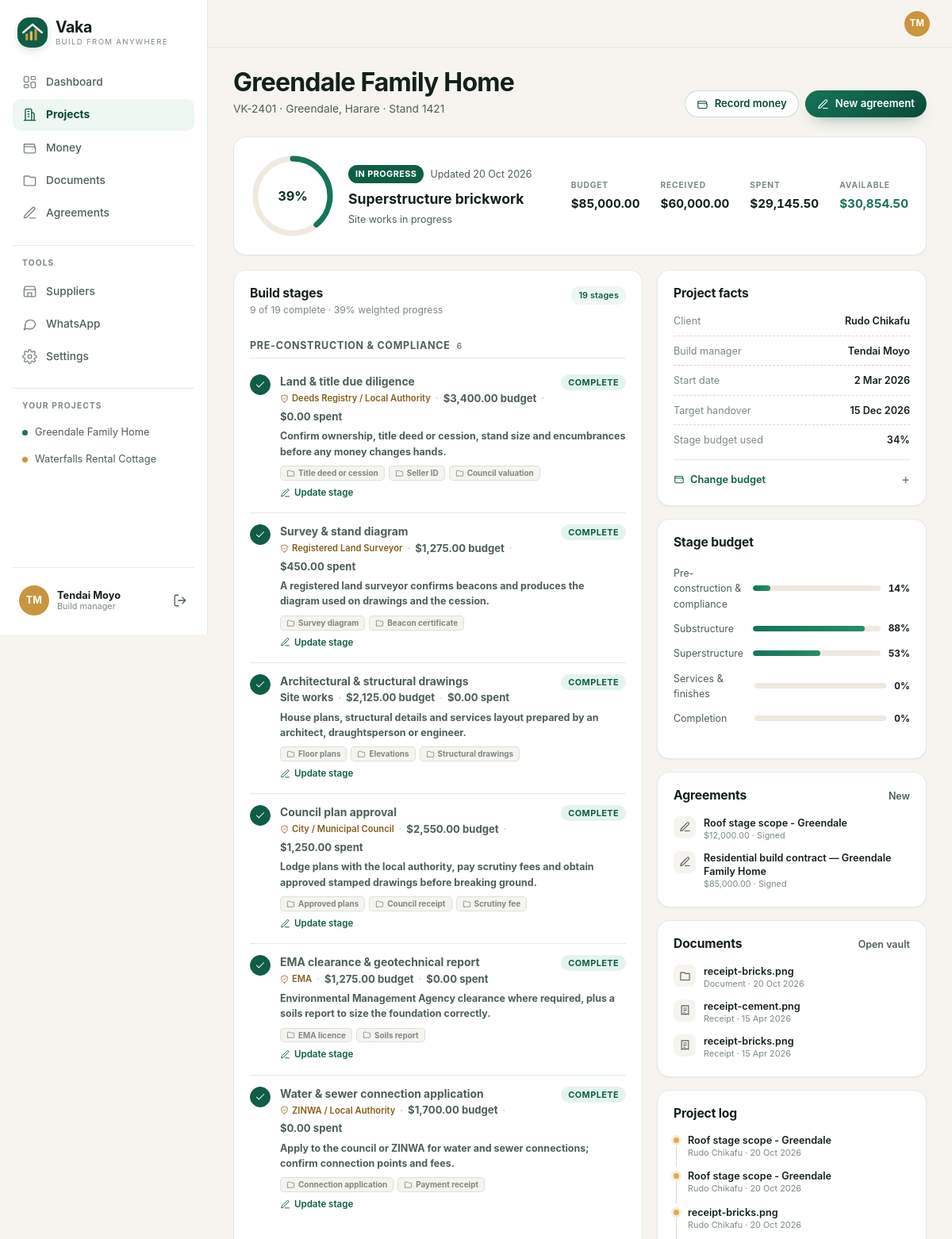
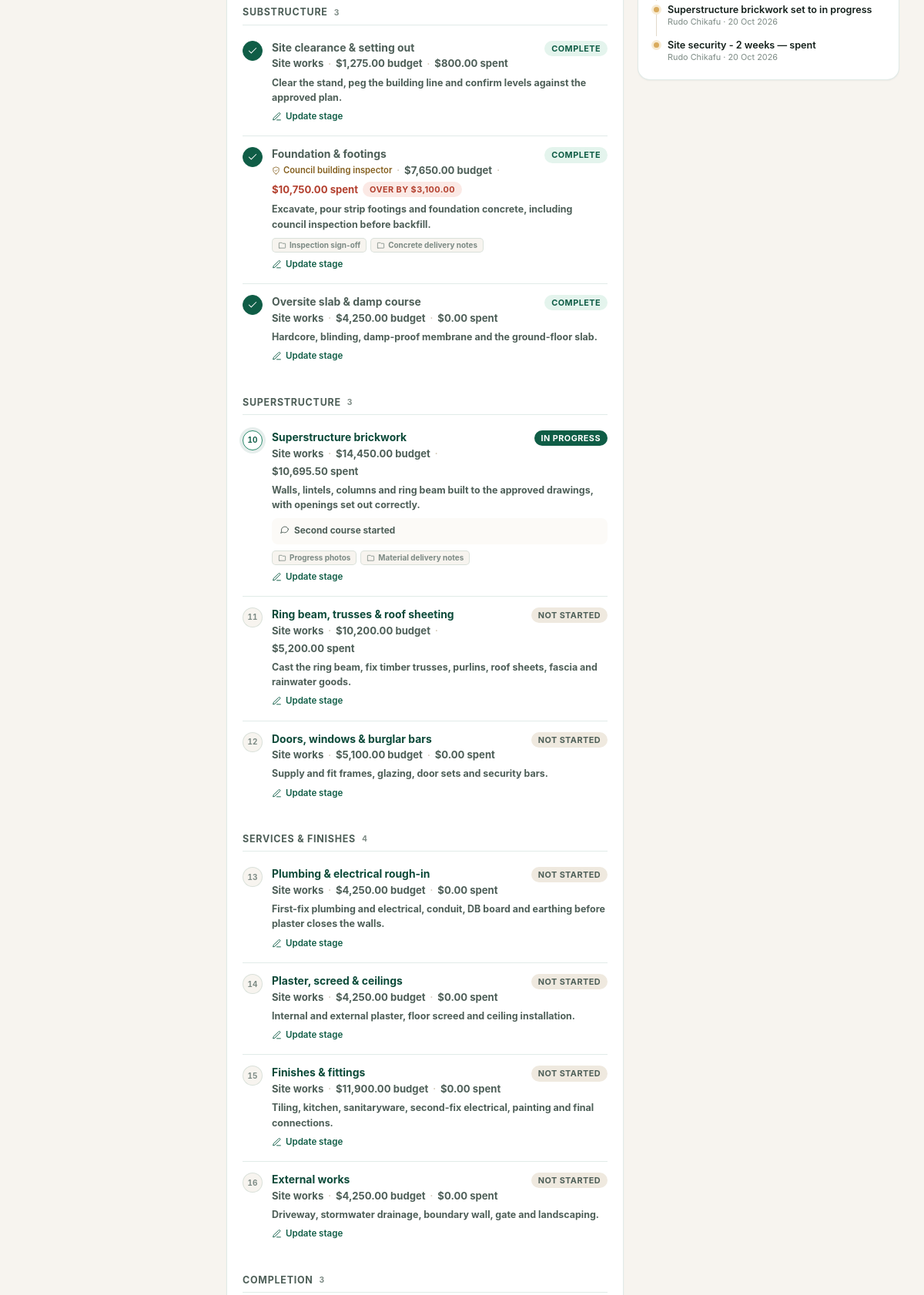
/app/projects/0f10000a15f7456db33e (signed in, upper part), run on the app's committed database (2 pictures, top to bottom).
### tables this page shows
CREATE TABLE projects (
  id TEXT PRIMARY KEY,
  code TEXT NOT NULL UNIQUE,
  name TEXT NOT NULL,
  description TEXT,
  owner_id TEXT NOT NULL REFERENCES users(id) ON DELETE CASCADE,
  manager_id TEXT REFERENCES users(id),
  city TEXT DEFAULT 'Harare',
  suburb TEXT,
  stand_number TEXT,
  status TEXT NOT NULL DEFAULT 'planning',
  budget_cents INTEGER NOT NULL DEFAULT 0,
  start_date TEXT,
  target_date TEXT,
  created_at TEXT NOT NULL,
  updated_at TEXT NOT NULL
);

CREATE TABLE users (
  id TEXT PRIMARY KEY,
  name TEXT NOT NULL,
  email TEXT NOT NULL UNIQUE,
  password_hash TEXT NOT NULL,
  role TEXT NOT NULL DEFAULT 'client',
  phone TEXT,
  country TEXT,
  avatar_color TEXT NOT NULL DEFAULT '#0F5D46',
  created_at TEXT NOT NULL
);

CREATE TABLE stages (
  id TEXT PRIMARY KEY,
  project_id TEXT NOT NULL REFERENCES projects(id) ON DELETE CASCADE,
  key TEXT NOT NULL,
  name TEXT NOT NULL,
  position INTEGER NOT NULL,
  status TEXT NOT NULL DEFAULT 'pending',
  budget_cents INTEGER NOT NULL DEFAULT 0,
  notes TEXT,
  started_at TEXT,
  completed_at TEXT,
  UNIQUE(project_id, key)
);

CREATE TABLE agreements (
  id TEXT PRIMARY KEY,
  project_id TEXT NOT NULL REFERENCES projects(id) ON DELETE CASCADE,
  type TEXT NOT NULL DEFAULT 'build_contract',
  title TEXT NOT NULL,
  contract_value_cents INTEGER NOT NULL DEFAULT 0,
  currency TEXT NOT NULL DEFAULT 'USD',
  scope TEXT NOT NULL,
  terms TEXT NOT NULL,
  payment_schedule TEXT NOT NULL DEFAULT '[]',
  client_name TEXT NOT NULL,
  client_signature TEXT,
  signed_at TEXT,
  status TEXT NOT NULL DEFAULT 'draft',
  created_by TEXT NOT NULL REFERENCES users(id),
  created_at TEXT NOT NULL
);

CREATE TABLE attachments (
  id TEXT PRIMARY KEY,
  project_id TEXT REFERENCES projects(id) ON DELETE CASCADE,
  transaction_id TEXT REFERENCES transactions(id) ON DELETE CASCADE,
  uploader_id TEXT NOT NULL REFERENCES users(id),
  kind TEXT NOT NULL DEFAULT 'receipt',
  filename TEXT NOT NULL,
  original_name TEXT NOT NULL,
  mime_type TEXT NOT NULL,
  size INTEGER NOT NULL,
  created_at TEXT NOT NULL
);

CREATE TABLE audit_events (
  id TEXT PRIMARY KEY,
  user_id TEXT REFERENCES users(id),
  project_id TEXT,
  action TEXT NOT NULL,
  detail TEXT,
  created_at TEXT NOT NULL
);

### routes_projects.py (the view)
@bp.get("/app/projects/<project_id>")
@login_required
def detail(project_id):
    project = require_project(project_id)
    stages = stage_rows(project_id)
    spend = stage_spend(project_id)
    totals = money_totals(project_id)
    current = next_stage(stages)
    groups = []
    for group in STAGE_GROUPS:
        items = []
        for stage in stages:
            definition = stage_by_key(stage["key"])
            if not definition or definition["group"] != group:
                continue
            spent = spend.get(stage["key"], 0)
            items.append(
                {
                    **stage,
                    "definition": definition,
                    "spent": spent,
                    "variance": stage["budget_cents"] - spent,
                    "over": spent > stage["budget_cents"] > 0,
                }
            )
        groups.append({"name": group, "stages": items})
    owner = query("SELECT * FROM users WHERE id = ?", (project["owner_id"],), one=True)
    manager = (
        query("SELECT * FROM users WHERE id = ?", (project["manager_id"],), one=True)
        if project["manager_id"]
        else None
    )
    agreements = query(
        "SELECT * FROM agreements WHERE project_id = ? ORDER BY created_at DESC", (project_id,)
    )
    attachments = query(
        "SELECT a.*, u.name AS uploader_name FROM attachments a LEFT JOIN users u ON u.id = a.uploader_id "
        "WHERE a.project_id = ? ORDER BY a.created_at DESC LIMIT 8",
        (project_id,),
    )
    return render_template(
        "app/project_detail.html",
        title=project["name"],
        active="projects",
        projects=accessible_projects(g.user),
        project=project,
        owner=owner,
        manager=manager,
        stages=stages,
        groups=groups,
        totals=totals,
        current=current,
        current_definition=stage_by_key(current["key"]) if current else None,
        transactions=recent_transactions(project_id, 5),
        agreements=agreements,
        attachments=attachments,
        activity=latest_activity(project_id, 5),
        completed_count=len([stage for stage in stages if stage["status"] == "complete"]),
        progress=project_progress(stages),
        spend=spend,
    )

### templates/app/project_detail.html (shortened to what this page needs)
{% extends "app/base.html" %}
{% block page_title %}{{ project.name }}{% endblock %}
{% block page_subtitle %}
  <p class="page-subtitle">
    {{ project.code }} · {% if project.suburb %}{{ project.suburb }}, {% endif %}{{ project.city }}
    {% if project.stand_number %} · {{ project.stand_number }}{% endif %}
  </p>
{% endblock %}
{% block page_actions %}
  <a class="btn btn-outline btn-sm" href="{{ url_for('money.index', project=project.id) }}#record">{{ icon('wallet', 15) }} Record money</a>
  <a class="btn btn-primary btn-sm" href="{{ url_for('agreements.new', project=project.id) }}">{{ icon('pen', 15) }} New agreement</a>
{% endblock %}
{% block content %}
<div class="project-hero">
  <div class="project-hero-main">
    {{ progress_ring(progress, 104) }}
    <div>
      <div class="project-hero-status">{{ badge(project.status) }}<span class="muted small">Updated {{ project.updated_at|date }}</span></div>
      <p class="project-hero-name">{{ current.name if current else 'All stages complete' }}</p>
      <p class="muted">
        {% if current_definition and current_definition.authority %}
          {{ icon('shield', 13) }} {{ current_definition.authority }}
        {% elif current %}
          Site works in progress
        {% else %}
          Ready for handover
        {% endif %}
      </p>
    </div>
  </div>
  <dl class="project-hero-stats">
    <div><dt>Budget</dt><dd>{{ project.budget_cents|money }}</dd></div>
    <div><dt>Received</dt><dd>{{ totals.funded|money }}</dd></div>
    <div><dt>Spent</dt><dd>{{ totals.spent|money }}</dd></div>
    <div><dt>Available</dt><dd class="{{ 'neg' if totals.balance < 0 else 'pos' }}">{{ totals.balance|money }}</dd></div>
  </dl>
</div>
<div class="detail-grid">
  <div class="detail-main">
    <div class="card">
      <div class="card-head">
        <div>
          <h2>Build stages</h2>
          <p class="card-sub">{{ completed_count }} of {{ stages|length }} complete · {{ progress }}% weighted progress</p>
        </div>
        <span class="badge badge-soft">{{ stages|length }} stages</span>
      </div>
      {% for group in groups %}
        <div class="stage-group">
          <div class="stage-group-head">
            <h3>{{ group.name }}</h3>
            <span class="stage-count">{{ group.stages|length }}</span>
          </div>
          {% for stage in group.stages %}
            <article class="stage-row {{ 'is-complete' if stage.status == 'complete' }} {{ 'is-current' if stage.status == 'in_progress' }} {{ 'is-blocked' if stage.status == 'blocked' }}" id="stage-{{ stage.key }}">
              <div class="stage-rail">
                <span class="stage-marker">
                  {% if stage.status == 'complete' %}{{ icon('check', 14) }}{% else %}{{ '%02d'|format(stage.position) }}{% endif %}
                </span>
              </div>
              <div class="stage-body">
                <div class="stage-row-head">
                  <div>
                    <p class="stage-title">{{ stage.name }}</p>
                    <p class="stage-meta">
                      {% if stage.definition.authority %}
                        <span class="authority-tag">{{ icon('shield', 11) }} {{ stage.definition.authority }}</span>
                      {% else %}
                        <span class="muted small">Site works</span>
                      {% endif %}
                      <span class="dot-sep">·</span>
                      <span class="muted small">{{ stage.budget_cents|money }} budget</span>
                      <span class="dot-sep">·</span>
                      <span class="{{ 'neg' if stage.over else 'muted' }} small">{{ stage.spent|money }} spent</span>
                      {% if stage.over %}
                        <span class="badge badge-danger">Over by {{ (stage.spent - stage.budget_cents)|money }}</span>
                      {% endif %}
                    </p>
                  </div>
                  {{ badge(stage.status) }}
                </div>
                <p class="stage-summary">{{ stage.definition.summary }}</p>
                {% if stage.notes %}
                  <p class="stage-note">{{ icon('message', 13) }} {{ stage.notes }}</p>
                {% endif %}
                {% if stage.definition.documents %}
                  <div class="doc-chips">
                    {% for doc in stage.definition.documents %}
                      <span class="doc-chip">{{ icon('folder', 11) }} {{ doc }}</span>
                    {% endfor %}
                  </div>
                {% endif %}
                <details class="stage-edit">
                  <summary>{{ icon('pen', 13) }} Update stage</summary>
                </details>
              </div>
            </article>
          {% endfor %}
        </div>
      {% endfor %}
    </div>
  </div>
  <aside class="detail-side">
    <div class="card">
      <div class="card-head"><h2>Project facts</h2></div>
      <dl class="fact-list">
        <div><dt>Client</dt><dd>{{ owner.name if owner else '—' }}</dd></div>
        <div><dt>Build manager</dt><dd>{{ manager.name if manager else 'Not assigned' }}</dd></div>
        <div><dt>Start date</dt><dd>{{ project.start_date|date if project.start_date else '—' }}</dd></div>
        <div><dt>Target handover</dt><dd>{{ project.target_date|date if project.target_date else '—' }}</dd></div>
        <div><dt>Stage budget used</dt><dd>{{ ((totals.spent / project.budget_cents) * 100)|round|int if project.budget_cents else 0 }}%</dd></div>
      </dl>
      <details class="card-details">
        <summary>{{ icon('wallet', 14) }} Change budget</summary>
      </details>
    </div>
    <div class="card">
      <div class="card-head"><h2>Stage budget</h2></div>
      <div class="panel-bars">
        {% for group in groups %}
          {% set group_budget = group.stages|sum(attribute='budget_cents') %}
          {% set group_spent = group.stages|sum(attribute='spent') %}
          <div class="bar-row">
            <span>{{ group.name }}</span>
            <div class="bar-track">
              <span class="bar-fill {{ 'is-warn' if group_spent > group_budget and group_budget else '' }}" style="width:{{ (((group_spent / group_budget) * 100)|round|int) if group_budget else 0 }}%"></span>
            </div>
            <strong>{{ (((group_spent / group_budget) * 100)|round|int) if group_budget else 0 }}%</strong>
          </div>
        {% endfor %}
      </div>
    </div>
    <div class="card">
      <div class="card-head">
        <h2>Agreements</h2>
        <a class="link-quiet" href="{{ url_for('agreements.new', project=project.id) }}">New</a>
      </div>
      {% if agreements %}
        <ul class="mini-list">
          {% for agreement in agreements %}
            <li>
              <span class="mini-icon">{{ icon('pen', 15) }}</span>
              <div>
                <p class="mini-title"><a href="{{ url_for('agreements.detail', agreement_id=agreement.id) }}">{{ agreement.title }}</a></p>
                <p class="mini-meta">{{ agreement.contract_value_cents|money }} · {{ agreement.status|replace('_', ' ')|title }}</p>
              </div>
            </li>
          {% endfor %}
        </ul>
      {% else %}
        <p class="muted small">No agreement yet. Build one before work starts.</p>
      {% endif %}
    </div>
    <div class="card">
      <div class="card-head">
        <h2>Documents</h2>
        <a class="link-quiet" href="{{ url_for('documents.index', project=project.id) }}">Open vault</a>
      </div>
      {% if attachments %}
        <ul class="mini-list">
          {% for file in attachments[:5] %}
            <li>
              <span class="mini-icon">{{ icon('receipt' if file.kind == 'receipt' else 'folder', 15) }}</span>
              <div>
                <p class="mini-title"><a href="{{ url_for('documents.serve', attachment_id=file.id) }}" target="_blank" rel="noopener">{{ file.original_name }}</a></p>
                <p class="mini-meta">{{ file.kind|title }} · {{ file.created_at|date }}</p>
              </div>
            </li>
          {% endfor %}
        </ul>
      {% else %}
        <p class="muted small">Approved plans, receipts and photos will appear here.</p>
      {% endif %}
    </div>
    {% if activity %}
      <div class="card">
        <div class="card-head"><h2>Project log</h2></div>
        <ul class="timeline">
          {% for event in activity %}
            <li>
              <span class="timeline-dot"></span>
              <div>
                <p class="mini-title">{{ event.detail }}</p>
                <p class="mini-meta">{{ event.user_name or 'System' }} · {{ event.created_at|date }}</p>
              </div>
            </li>
          {% endfor %}
        </ul>
      </div>
    {% endif %}
  </aside>
</div>
{% endblock %}

### templates/app/base.html (shortened to what this page needs)
{% extends "base.html" %}
{% block body_class %}app{% endblock %}
{% block chrome %}
<div class="shell">
  {% include "partials/sidebar.html" %}
  <div class="shell-main">
    <header class="topbar">
      <a class="avatar avatar-sm" href="{{ url_for('settings.index') }}" style="background:{{ user.avatar_color }}" aria-label="Your profile">
        {{ user.name|initials }}
      </a>
    </header>
    <main class="content" id="main">
      <div class="page-head">
        <div>
          <h1 class="page-title">{% block page_title %}{{ title }}{% endblock %}</h1>
          {% block page_subtitle %}{% endblock %}
        </div>
        <div class="page-actions">{% block page_actions %}{% endblock %}</div>
      </div>
      {% block content %}{% endblock %}
    </main>
  </div>
</div>
{% endblock %}

### templates/partials/sidebar.html (shortened to what this page needs)
<aside class="sidebar" id="sidebar" aria-label="Workspace">
  <div class="sidebar-top">
    {{ brand('/app') }}
  </div>
  <nav class="sidebar-nav">
    {% for item in nav_items[:5] %}
      <a class="nav-link {% if active == item.key %}is-active{% endif %}" href="{{ item.href }}">
        {{ icon(item.icon, 19) }}<span>{{ item.label }}</span>
      </a>
    {% endfor %}
  </nav>
  <div class="sidebar-section">
    <p class="sidebar-label">Tools</p>
    <nav class="sidebar-nav">
      {% for item in nav_items[5:] %}
        <a class="nav-link {% if active == item.key %}is-active{% endif %}" href="{{ item.href }}">
          {{ icon(item.icon, 19) }}<span>{{ item.label }}</span>
        </a>
      {% endfor %}
    </nav>
  </div>
  <div class="sidebar-section sidebar-projects">
    <p class="sidebar-label">Your projects</p>
    {% if projects %}
      {% for item in projects[:4] %}
        <a class="side-project" href="{{ url_for('projects.detail', project_id=item.id) }}">
          <span class="project-dot tone-{{ loop.index0 % 4 + 1 }}"></span>
          <span class="side-project-name">{{ item.name }}</span>
        </a>
      {% endfor %}
    {% else %}
      <p class="sidebar-empty">No projects yet.</p>
    {% endif %}
  </div>
  <div class="sidebar-foot">
    <a class="user-card" href="{{ url_for('settings.index') }}">
      <span class="avatar" style="background:{{ user.avatar_color }}">{{ user.name|initials }}</span>
      <span class="user-card-text">
        <span class="user-card-name">{{ user.name }}</span>
        <span class="user-card-role">{{ 'Build manager' if user.role == 'manager' else 'Client' }}</span>
      </span>
    </a>
    <form method="post" action="{{ url_for('auth.logout') }}" class="logout-form">
      <button class="icon-btn" type="submit" aria-label="Sign out" title="Sign out">{{ icon('logout', 18) }}</button>
    </form>
  </div>
</aside>

### data on the page
projects: name "Greendale Family Home", code "VK-2401", suburb "Greendale", city "Harare", stand_number "Stand 1421", status "IN PROGRESS", updated_at "20 Oct 2026", budget_cents "$85,000.00", start_date "2 Mar 2026", target_date "15 Dec 2026", budget_cents "34"
projects: name "Waterfalls Rental Cottage"
users: name|initials "TM", name "Tendai Moyo", role "Build manager"
stages: name "Superstructure brickwork", position "10", shows "Site works", budget_cents "$14,450.00", spent "$10,695.50", status "IN PROGRESS", definition.summary "Walls, lintels, columns and ring beam built to the approved drawings, with openings set out correctly.", notes "Second course started", documents "Progress photos" "Material delivery notes"
stages: name "Land & title due diligence", definition.authority "Deeds Registry / Local Authority", budget_cents "$3,400.00", spent "$0.00", status "COMPLETE", definition.summary "Confirm ownership, title deed or cession, stand size and encumbrances before any money changes hands.", documents "Title deed or cession" "Seller ID" "Council valuation"
stages: name "Survey & stand diagram", definition.authority "Registered Land Surveyor", budget_cents "$1,275.00", spent "$450.00", status "COMPLETE", definition.summary "A registered land surveyor confirms beacons and produces the diagram used on drawings and the cession.", documents "Survey diagram" "Beacon certificate"
stages: name "Architectural & structural drawings", shows "Site works", budget_cents "$2,125.00", spent "$0.00", status "COMPLETE", definition.summary "House plans, structural details and services layout prepared by an architect, draughtsperson or engineer.", documents "Floor plans" "Elevations" "Structural drawings"
stages: name "Council plan approval", definition.authority "City / Municipal Council", budget_cents "$2,550.00", spent "$1,250.00", status "COMPLETE", definition.summary "Lodge plans with the local authority, pay scrutiny fees and obtain approved stamped drawings before breaking ground.", documents "Approved plans" "Council receipt" "Scrutiny fee"
stages: name "EMA clearance & geotechnical report", definition.authority "EMA", budget_cents "$1,275.00", spent "$0.00", status "COMPLETE", definition.summary "Environmental Management Agency clearance where required, plus a soils report to size the foundation correctly.", documents "EMA licence" "Soils report"
stages: name "Water & sewer connection application", definition.authority "ZINWA / Local Authority", budget_cents "$1,700.00", spent "$0.00", status "COMPLETE", definition.summary "Apply to the council or ZINWA for water and sewer connections; confirm connection points and fees.", documents "Connection application" "Payment receipt"
stages: name "Site clearance & setting out", shows "Site works", budget_cents "$1,275.00", spent "$800.00", status "COMPLETE", definition.summary "Clear the stand, peg the building line and confirm levels against the approved plan."
stages: name "Foundation & footings", definition.authority "Council building inspector", budget_cents "$7,650.00", spent "$10,750.00", (stage.spent-stage.budget_cents)|money "$3,100.00", status "COMPLETE", definition.summary "Excavate, pour strip footings and foundation concrete, including council inspection before backfill.", documents "Inspection sign-off" "Concrete delivery notes"
stages: name "Oversite slab & damp course", shows "Site works", budget_cents "$4,250.00", spent "$0.00", status "COMPLETE", definition.summary "Hardcore, blinding, damp-proof membrane and the ground-floor slab."
stages: position "11", name "Ring beam, trusses & roof sheeting", shows "Site works", budget_cents "$10,200.00", spent "$5,200.00", status "NOT STARTED", definition.summary "Cast the ring beam, fix timber trusses, purlins, roof sheets, fascia and rainwater goods."
stages: position "12", name "Doors, windows & burglar bars", shows "Site works", budget_cents "$5,100.00", spent "$0.00", status "NOT STARTED", definition.summary "Supply and fit frames, glazing, door sets and security bars."
stages: position "13", name "Plumbing & electrical rough-in", shows "Site works", budget_cents "$4,250.00", spent "$0.00", status "NOT STARTED", definition.summary "First-fix plumbing and electrical, conduit, DB board and earthing before plaster closes the walls."
stages: position "14", name "Plaster, screed & ceilings", shows "Site works", budget_cents "$4,250.00", spent "$0.00", status "NOT STARTED", definition.summary "Internal and external plaster, floor screed and ceiling installation."
stages: position "15", name "Finishes & fittings", shows "Site works", budget_cents "$11,900.00", spent "$0.00", status "NOT STARTED", definition.summary "Tiling, kitchen, sanitaryware, second-fix electrical, painting and final connections."
stages: position "16", name "External works", shows "Site works", budget_cents "$4,250.00", spent "$0.00", status "NOT STARTED", definition.summary "Driveway, stormwater drainage, boundary wall, gate and landscaping."
users: name "Rudo Chikafu"
agreements: title "Roof stage scope - Greendale", contract_value_cents "$12,000.00", status "Signed"
agreements: title "Residential build contract — Greendale Family Home", contract_value_cents "$85,000.00", status "Signed"
attachments: original_name "receipt-bricks.png", kind "Document", created_at "20 Oct 2026"
attachments: original_name "receipt-cement.png", kind "Receipt", created_at "15 Apr 2026"
attachments: original_name "receipt-bricks.png", kind "Receipt", created_at "15 Apr 2026"
audit_events: detail "Roof stage scope - Greendale", name "Rudo Chikafu", created_at "20 Oct 2026"
audit_events: detail "Roof stage scope - Greendale", name "Rudo Chikafu", created_at "20 Oct 2026"
audit_events: detail "receipt-bricks.png", name "Rudo Chikafu", created_at "20 Oct 2026"
audit_events: detail "Superstructure brickwork set to in progress", name "Rudo Chikafu", created_at "20 Oct 2026"
audit_events: detail "Site security - 2 weeks — spent", name "Rudo Chikafu", created_at "20 Oct 2026"

### other printed values
{{ brand('/app') }} "Vaka BUILD FROM ANYWHERE"
{{ item.label }} "Dashboard" "Projects" "Money" "Documents" "Agreements"
{{ item.label }} "Suppliers" "WhatsApp" "Settings"
{{ progress_ring(progress, 104) }} "39%"
{{ totals.funded|money }} "$60,000.00"
{{ totals.spent|money }} "$29,145.50"
{{ totals.balance|money }} "$30,854.50"
{{ completed_count }} "9"
{{ stages|length }} "19"
{{ progress }} "39"
{{ group.name }} "PRE-CONSTRUCTION & COMPLIANCE" "SUBSTRUCTURE" "SUPERSTRUCTURE" "SERVICES & FINISHES" "COMPLETION"
{{ group.stages|length }} "6" "3" "3" "4" "3"
{{ group.name }} "Pre-construction & compliance" "Substructure" "Superstructure" "Services & finishes" "Completion"
